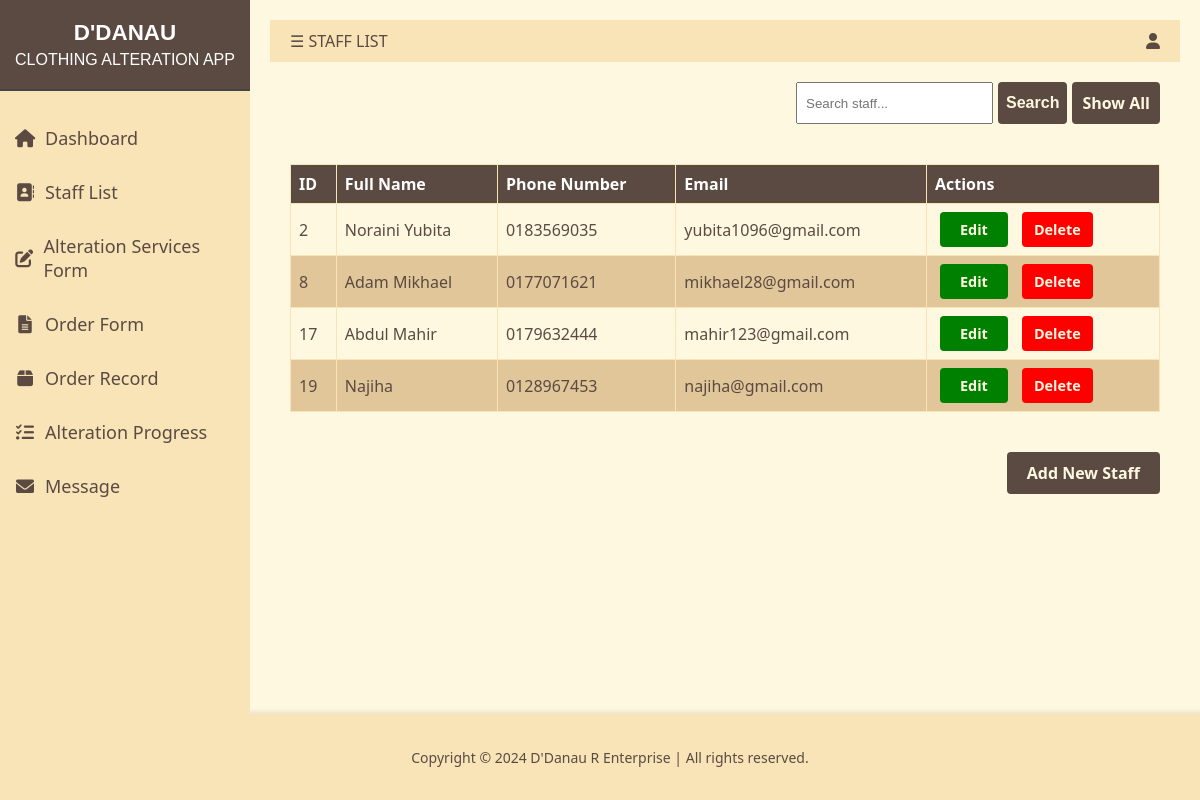
The app's page /admin/staff.php with its own data.
### tables this page shows
CREATE TABLE `staff` (
  `id` int(11) NOT NULL,
  `full_name` varchar(255) NOT NULL,
  `phone_number` varchar(20) NOT NULL,
  `email` varchar(255) NOT NULL,
  `gender` enum('Male','Female') NOT NULL,
  `created_at` timestamp NOT NULL DEFAULT current_timestamp(),
  `updated_at` timestamp NOT NULL DEFAULT current_timestamp() ON UPDATE current_timestamp()
);

### admin/staff.php (the view, shortened to what this page needs)
<?php
include '../component/connect.php';
$search = $_GET['search'] ?? '';
if (!empty($search)) {
    $search = mysqli_real_escape_string($conn, $search);
    $sql = "SELECT id, full_name, phone_number, email FROM staff WHERE full_name LIKE '%$search%'";
} else {
    $sql = "SELECT id, full_name, phone_number, email FROM staff";
}
$result = mysqli_query($conn, $sql);
?>
<!DOCTYPE html>
<html lang="en">
<head>
    <link rel="stylesheet" href="https://cdnjs.cloudflare.com/ajax/libs/font-awesome/6.0.0/css/all.min.css">
    <link rel="stylesheet" href="staff.css">
</head>
<body>
    <div class="sidenav" id="mySidenav">
        <div class="logo">
            <span>D'DANAU</span>
            CLOTHING ALTERATION APP
        </div>
        <a href="dashboard.php"><i class="fas fa-home"></i>Dashboard</a>
        <a href="#staff"><i class="fa-solid fa-address-book"></i>Staff List</a>
        <a href="services.php"><i class="fas fa-edit"></i>Alteration Services Form</a>
        <a href="order.php"><i class="fas fa-file-alt"></i>Order Form</a>
        <a href="submit_order.php"><i class="fas fa-box"></i></i>Order Record</a>
        <a href="alteration_progress.php"><i class="fas fa-tasks"></i>Alteration Progress</a>
        <a href="message.php"><i class="fas fa-envelope"></i>Message</a>
    </div>
    <div id="main">
        <div class="header">
            <span class="menu-icon" onclick="openNav()">&#9776; STAFF LIST</span>
            <div class="profile">
                <i class="fas fa-user dropbtn"></i>
            </div>
        </div>
        <div class="staff-container">
            <div class="staff-header">
                <form action="staff.php" method="get" class="search-form">
                    <input type="text" name="search" placeholder="Search staff..." required>
                    <button class="search-btn" type="submit">Search</button>
                    <a href="staff.php" class="clear-search-btn">Show All</a>
                </form>
            </div>
            <table class="staff-table">
                <thead>
                    <tr>
                        <th>ID</th>
                        <th>Full Name</th>
                        <th>Phone Number</th>
                        <th>Email</th>
                        <th>Actions</th>
                    </tr>
                </thead>
                <tbody>
                    <?php
                        if (mysqli_num_rows($result) > 0) {
                            while($row = mysqli_fetch_assoc($result)) {
                                echo "<tr>
                                        <td>" . htmlspecialchars($row["id"]) . "</td>
                                        <td>" . htmlspecialchars($row["full_name"]) . "</td>
                                        <td>" . htmlspecialchars($row["phone_number"]) . "</td>
                                        <td>" . htmlspecialchars($row["email"]) . "</td>
                                        <td>
                                        <a href='staff_edit.php?id=" . htmlspecialchars($row["id"]) . "' class='edit-link'>Edit</a>
                                        <a href='staff_delete.php?id=" . htmlspecialchars($row["id"]) . "' class='delete-link' onclick='return confirm(\"Are you sure?\")'>Delete</a>
                                        </td>
                                    </tr>";
                            }
                        } else {
                            echo "<tr><td colspan='5'>No staff found</td></tr>";
                        }
                    ?>
                </tbody>
            </table>
            <div class="add-staff-btn-container">
            <a href="add_staff.php" class="btn add-staff-btn">Add New Staff</a>
            </div>
        </div>
    </div>
    <footer class="site-footer">
        <p>Copyright &copy; 2024 D'Danau R Enterprise | All rights reserved.</p>
    </footer>
</body>
</html>

### admin/staff.css (style rules this page uses)
:root { --main-bg-color: #FFF8E1; --accent-color: #F9E4B7; --hover-accent-color: #E1C699; --text-color: #5A4A42; --font-family: 'Segoe UI', Tahoma, Geneva, Verdana, sans-serif; }
body, html { margin: 0; padding: 0; width: 100%; height: 100%; font-family: var(--font-family); background-color: var(--main-bg-color); }
.sidenav { background-color: var(--accent-color); color: var(--text-color); width: 250px; position: fixed; height: 100%; overflow: auto; transition: width 0.5s; font-size: 16px; }
.sidenav a { color: var(--text-color); padding: 15px; text-decoration: none; display: flex; align-items: center; transition: background-color 0.3s; font-size: 18px; }
.sidenav a i { width: 20px; text-align: center; margin-right: 10px; }
.logo { color: #FFF; background-color: var(--text-color); padding: 20px 10px; font-family: 'Arial', sans-serif; text-align: center; margin-bottom: 20px; border-bottom: 2px solid #444; }
.logo span { font-weight: bold; display: block; font-size: 1.4em; margin-bottom: 5px; }
#main { transition: margin-left 0.5s; padding: 20px; margin-left: 250px; }
.header { display: flex; justify-content: space-between; align-items: center; background-color: var(--accent-color); color: var(--text-color); padding: 10px 20px; }
.menu-icon { cursor: pointer; }
.profile .dropbtn { color: var(--text-color); padding: 0; border: none; background: none; cursor: pointer; }
.staff-container { margin: 20px; display: flex; flex-direction: column; }
.staff-header { display: flex; justify-content: space-between; align-items: center; margin-bottom: 20px; }
.search-form { display: flex; margin-left: auto; }
.search-form input, .search-form button { padding: 8px; margin-left: 5px; }
.staff-table { border-collapse: collapse; width: 100%; margin: 20px 0; background-color: #FFF8E1; }
.staff-table, .staff-table th, .staff-table td { border: 1px solid #F9E4B7; text-align: left; padding: 8px; color: var(--text-color); }
.staff-table tr:nth-child(even) { background-color: var(--hover-accent-color); }
.staff-table th { background-color: var(--text-color); color: white; }
.add-staff-btn-container { display: flex; justify-content: flex-end; margin-top: 20px; }
.add-staff-btn { background-color: var(--text-color); border: none; border-radius: 4px; color: var(--main-bg-color); padding: 10px 20px; text-align: center; text-decoration: none; display: inline-block; font-size: 16px; cursor: pointer; font-weight: bold; }
.edit-link, .delete-link { text-decoration: none; color: var(--main-bg-color); border-radius: 4px; font-weight: bold; font-size: 0.9em; display: inline-block; margin: 0 5px; text-align: center; }
.edit-link { background-color: green; padding: 8px 20px; }
.delete-link { background-color: red; padding: 8px 12px; }
.search-btn { background-color: var(--text-color); border: none; border-radius: 4px; color: var(--main-bg-color); padding: 10px 20px; text-align: center; text-decoration: none; display: inline-block; font-size: 16px; cursor: pointer; font-weight: bold; margin-right: 5px; }
.clear-search-btn { background-color: var(--text-color); border: none; border-radius: 4px; color: var(--main-bg-color); padding: 10px 10px; text-align: center; text-decoration: none; display: inline-block; font-size: 16px; cursor: pointer; font-weight: bold; }
.site-footer { text-align: center; margin-top: 180px; padding: 20px 10px; background-color: var(--accent-color); color: var(--text-color); font-size: 14px; bottom: 0; width: 100%; box-shadow: 0 -2px 5px rgba(0,0,0,0.1); }
body { margin: 0; display: flex; flex-direction: column; min-height: 100vh; }

### records on screen
staff: id "2", full_name "Noraini Yubita", phone_number "0183569035", email "yubita1096@gmail.com"
staff: id "8", full_name "Adam Mikhael", phone_number "0177071621", email "mikhael28@gmail.com"
staff: id "17", full_name "Abdul Mahir", phone_number "0179632444", email "mahir123@gmail.com"
staff: id "19", full_name "Najiha", phone_number "0128967453", email "najiha@gmail.com"
